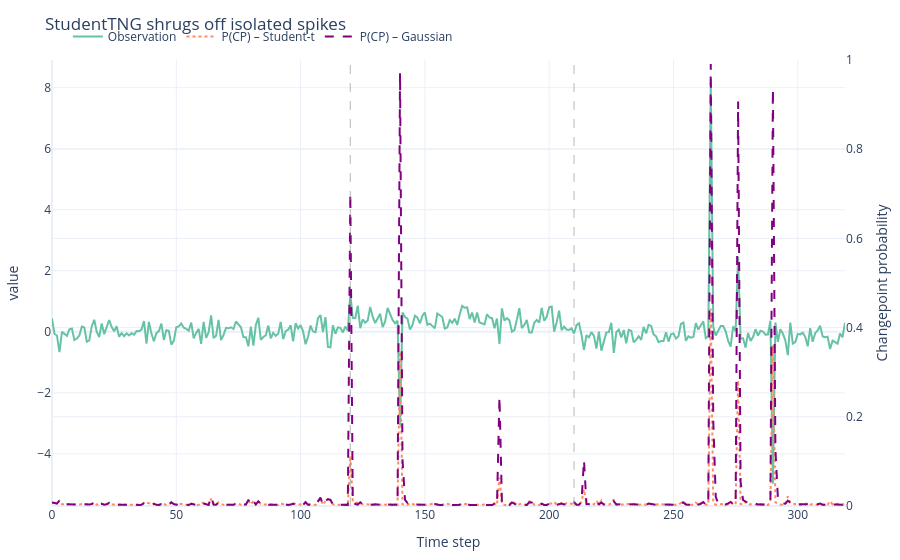

The cell this chart's notebook holds for it:
### Markdown cell above
### StudentTNG – robustness to sporadic outliers

``StudentTNG`` replaces the Gaussian predictive with a Student-t predictive
distribution controlled by ``nu`` (degrees of freedom). Low ``nu`` values
yield heavy tails, so the posterior will discount isolated spikes rather than
triggering changepoints immediately.

In the example below we inject extreme outliers into an otherwise mild series
to show how Student-t keeps the changepoint probability flat while still
reacting when the mean really shifts.

### Code cell
student_df, student_cps = generate_piecewise_gaussian(
    lengths=[120, 90, 110],
    means=[0.0, 0.4, -0.1],
    sigma=0.25,
    seed=11,
)
rng = np.random.default_rng(33)
spike_idx = rng.choice(student_df.index, size=6, replace=False)
student_df.loc[spike_idx, "value"] += rng.normal(0.0, 4.5, size=len(spike_idx))
student_values = student_df["value"].to_numpy()
student_model = StudentTNG(mu0=0.0, kappa0=0.4, alpha0=2.5, beta0=0.4, nu=4.0)
student_hazard = ConstantHazard(lambda_=130)
student_results = run_bocpd_series(student_values, student_model, student_hazard)
gaussian_baseline = GaussianNIG(mu0=0.0, kappa0=0.4, alpha0=2.5, beta0=0.4)
gaussian_results_noisy = run_bocpd_series(student_values, gaussian_baseline, student_hazard)
fig = plot_series_with_cp(
    student_results,
    value_col="value",
    cp_prob_col="cp_prob",
    changepoints=student_cps,
    title="StudentTNG shrugs off isolated spikes",
)
if len(fig.data) > 1:
    fig.data[1].name = "P(CP) – Student-t"
fig.add_trace(
    go.Scatter(
        x=gaussian_results_noisy["t"],
        y=gaussian_results_noisy["cp_prob"],
        name="P(CP) – Gaussian",
        mode="lines",
        line=dict(color="#800080", width=2, dash="dash"),
        yaxis="y2",
    )
)
fig

### Figure 1 — Plotly figure (JSON) as saved in the notebook; plotly's stock layout.template omitted (floating-point values rounded to 4 significant figures; data arrays with more than 128 entries replaced by an {"elided": "..."} marker saying what was removed)
{"data": [{"line": {"color": "rgb(102,194,165)", "width": 2}, "mode": "lines", "name": "Observation", "type": "scatter", "x": {"elided": "320 int values"}, "y": {"elided": "320 float values"}}, {"line": {"color": "rgb(252,141,98)", "dash": "dot", "width": 2}, "mode": "lines", "name": "P(CP) – Student-t", "type": "scatter", "x": {"elided": "320 int values"}, "y": {"elided": "320 float values"}, "yaxis": "y2"}, {"line": {"color": "#800080", "dash": "dash", "width": 2}, "mode": "lines", "name": "P(CP) – Gaussian", "type": "scatter", "x": {"elided": "320 int values"}, "y": {"elided": "320 float values"}, "yaxis": "y2"}], "layout": {"autosize": true, "legend": {"orientation": "h", "x": 0.02, "y": 1.02, "yanchor": "bottom"}, "margin": {"b": 40, "l": 40, "r": 40, "t": 60}, "shapes": [{"line": {"color": "#888", "dash": "dash", "width": 1.2}, "opacity": 0.5, "type": "line", "x0": 120, "x1": 120, "xref": "x", "y0": 0, "y1": 1, "yref": "y domain"}, {"line": {"color": "#888", "dash": "dash", "width": 1.2}, "opacity": 0.5, "type": "line", "x0": 210, "x1": 210, "xref": "x", "y0": 0, "y1": 1, "yref": "y domain"}], "title": {"text": "StudentTNG shrugs off isolated spikes"}, "xaxis": {"autorange": true, "range": [0, 319], "title": {"text": "Time step"}, "type": "linear"}, "yaxis": {"autorange": true, "range": [-5.709, 8.907], "title": {"text": "value"}, "type": "linear"}, "yaxis2": {"overlaying": "y", "range": [0, 1], "side": "right", "title": {"text": "Changepoint probability"}, "type": "linear"}}}
